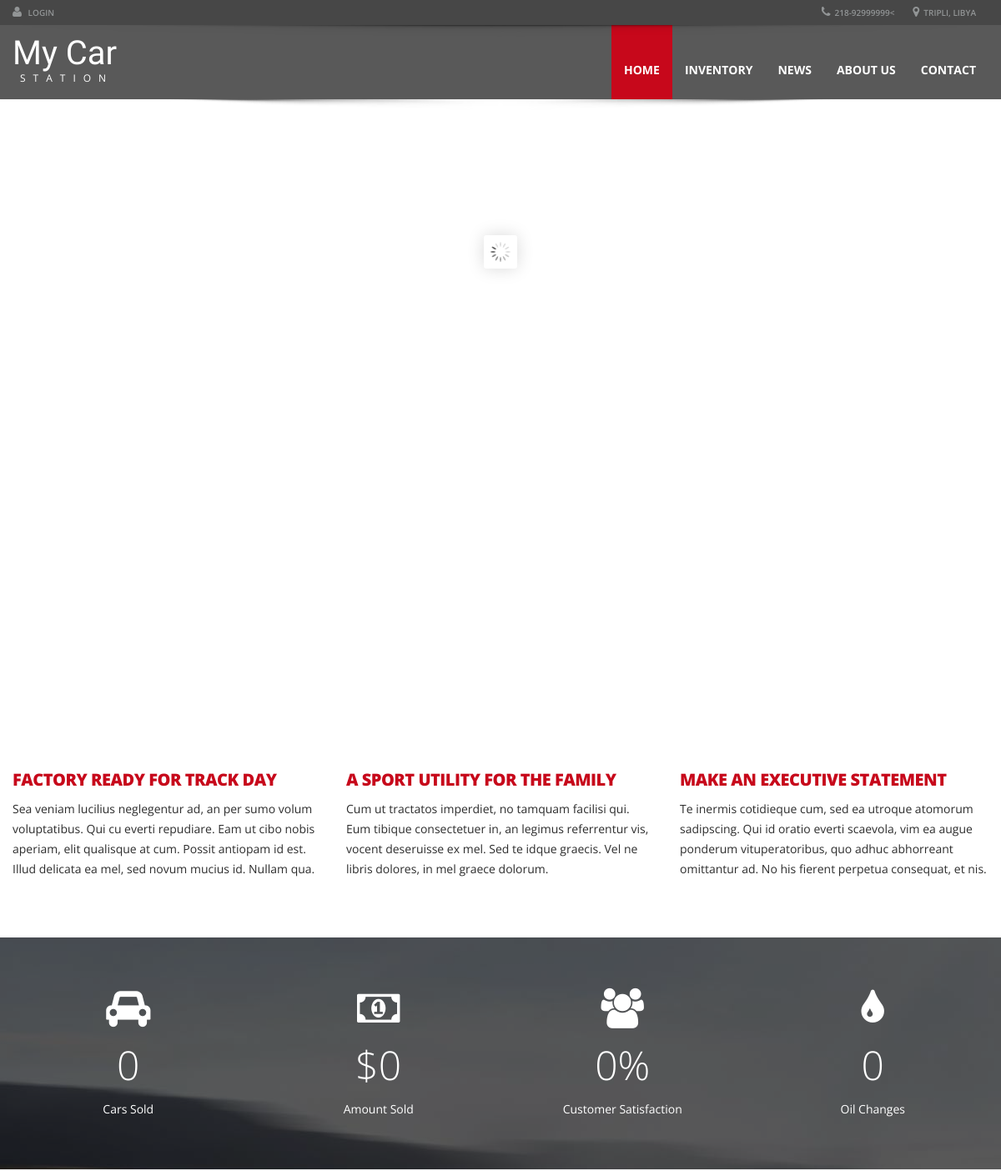
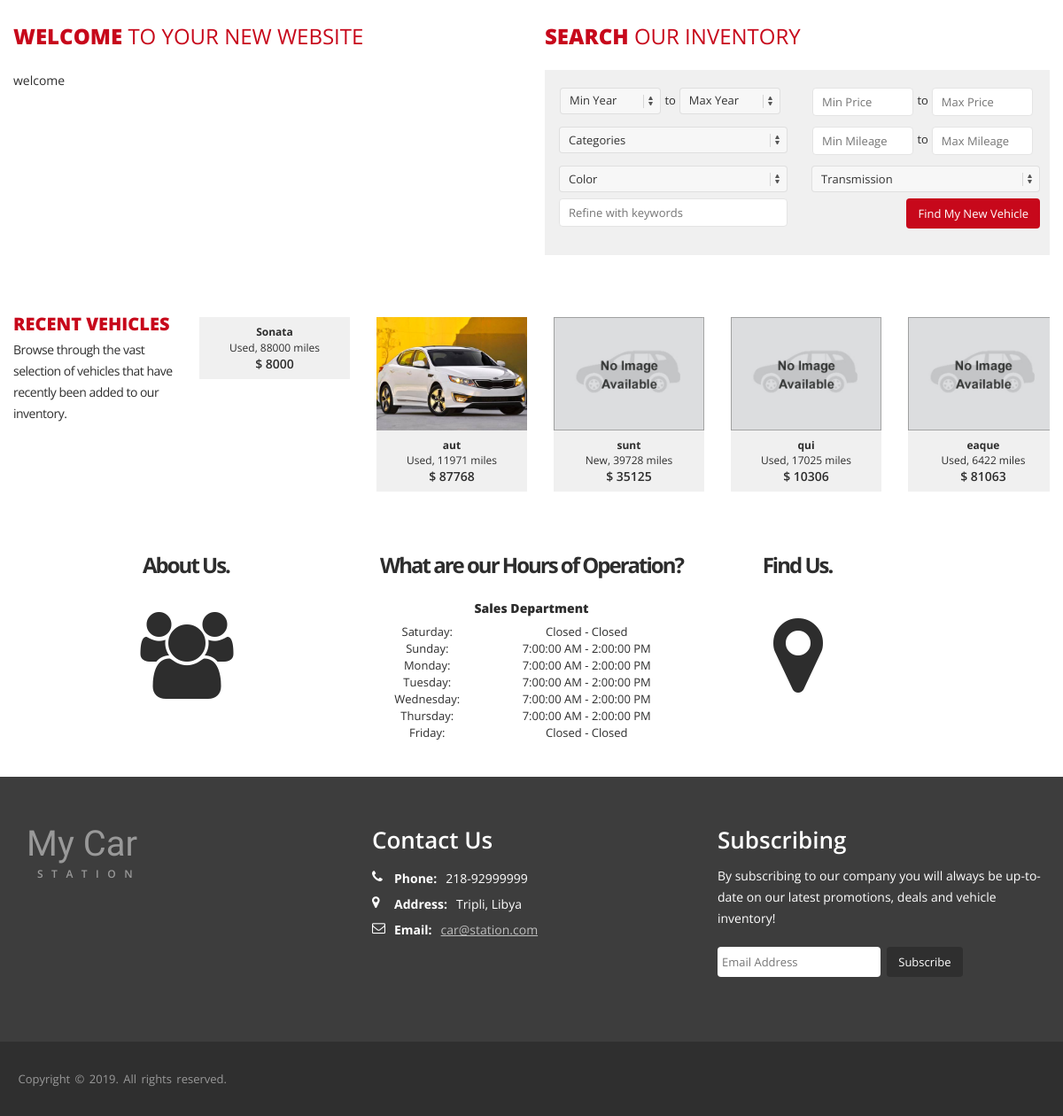
Before: / with the older database file (2 pictures, top to bottom).
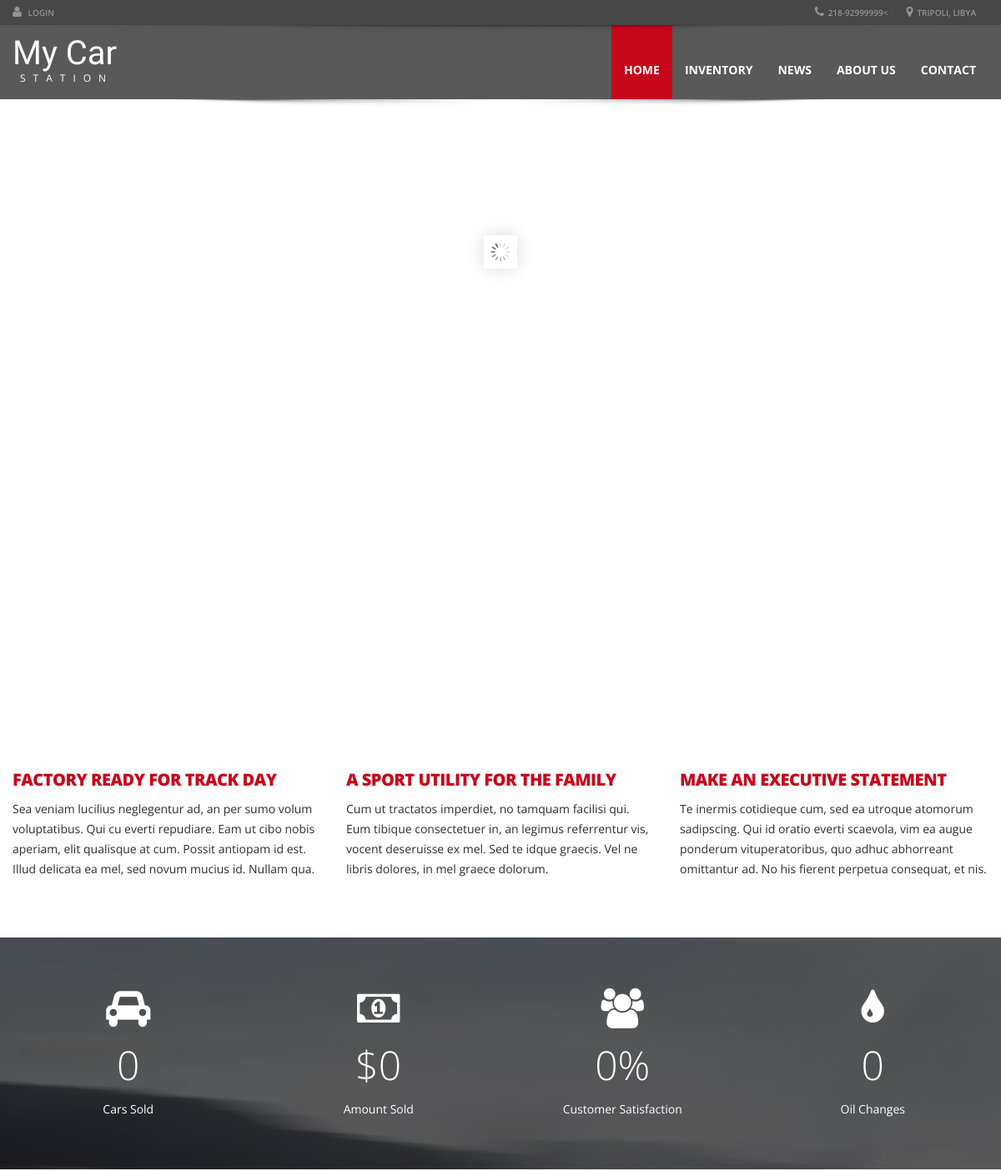
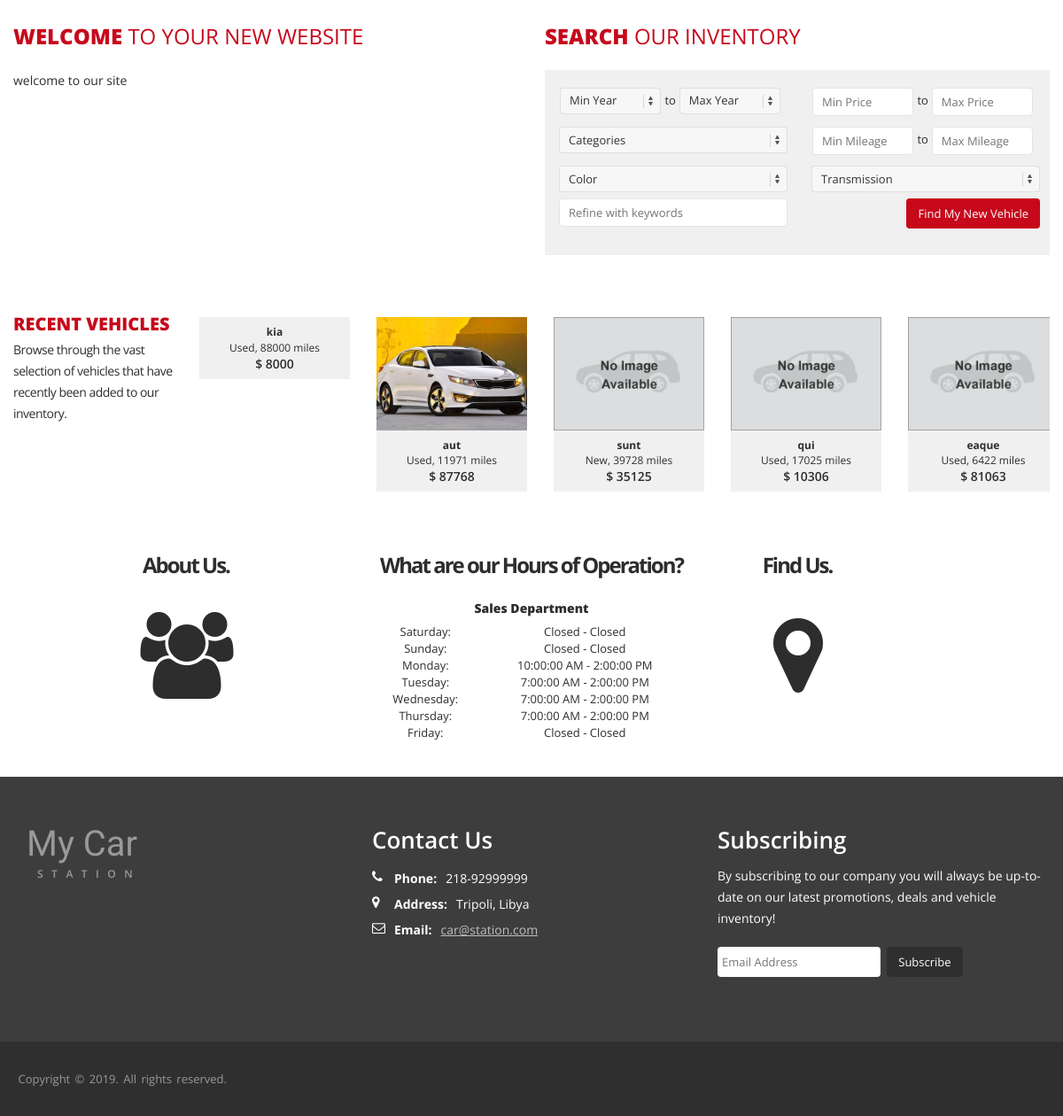
After: the same page with the newer database file (2 pictures, top to bottom).
### tables this page shows
CREATE TABLE `webside_info` (
  `id` int(11) NOT NULL,
  `welcome_dec` text NOT NULL,
  `about_us` text NOT NULL,
  `email` varchar(250) NOT NULL,
  `phone` varchar(50) NOT NULL,
  `address` varchar(250) NOT NULL,
  `map_loc` varchar(250) NOT NULL
);

CREATE TABLE `statistics` (
  `id` int(11) NOT NULL,
  `name` varchar(250) NOT NULL,
  `num` int(50) NOT NULL
);

CREATE TABLE `car` (
  `car_id` int(11) NOT NULL,
  `car_name` varchar(250) NOT NULL,
  `model` int(4) NOT NULL,
  `color` varchar(50) NOT NULL,
  `milage` int(11) NOT NULL,
  `engine` int(2) NOT NULL,
  `doors` int(1) NOT NULL,
  `category_id` int(11) NOT NULL,
  `condition` varchar(20) NOT NULL,
  `passengers` int(50) NOT NULL,
  `price` int(11) NOT NULL,
  `transmission` varchar(250) NOT NULL,
  `overview` text NOT NULL,
  `options` text NOT NULL,
  `is_visible` int(11) NOT NULL
);

CREATE TABLE `work_time` (
  `id` int(11) NOT NULL,
  `day` varchar(20) NOT NULL,
  `start_h` varchar(50) NOT NULL,
  `close_h` varchar(50) NOT NULL
);

### admin/Classes/Car.php (called while the page is built, shortened)
<?php
  include "DB_Connect.php";
  class Car {
    private
    $_id,
    $_name,
    $_model,
    $_color,
    $_milage,
    $_engine,
    $_doors,
    $_category_id,
    $_category_name,
    $_condition,
    $_passengers,
    $_price,
    $_transmission,
    $_overview,
    $_options;
    public function __construct($id) {
      $this->_id = $id;
      global $con;
      $query = "SELECT * FROM car INNER JOIN categories ON category_id = categories.id WHERE car_id = :id";
      $stmt = $con->prepare($query);
      $stmt->bindParam(":id", $id);
      $stmt->execute();
      if( $stmt->rowCount() > 0 ) {
        $result = $stmt->fetch();
      } else {
        $this->_name = 'not found';
      }
    }
    public function getImages() {
      global $con;
      $images = array();
      $query = "SELECT * FROM cars_image WHERE car_id = :car_id";
      $stmt = $con->prepare($query);
      $stmt->bindParam(":car_id", $this->_id);
      $stmt->execute();
      if( $stmt->rowCount() > 0 ) {
          $result = $stmt->fetchAll();
          foreach ($result as $row) {
            $images[] = $row['img'];
          }
      } else {
        $images[] = 'car-defualt.jpg';
      }
      return $images;
    }
  }
?>

### index.php (the view, shortened to what the rows shown need)
<?php
    include 'admin/Classes/Slider.php';
    include 'admin/Classes/Car.php';
?>
<!doctype html>
<html lang="en">
<head>
<link href="css/bootstrap.min.css" rel="stylesheet">
<link href="css/font-awesome.min.css" rel="stylesheet" type="text/css" media="all">
<link rel="stylesheet" href="css/flexslider.css" type="text/css" media="screen" />
<link rel="stylesheet" href="css/jquery.bxslider.css" type="text/css" media="screen" />
<link href="css/jquery.fancybox.css" rel="stylesheet">
<link href="css/jquery.selectbox.css" rel="stylesheet">
<link href="css/style.css" rel="stylesheet">
<link href="css/mobile.css" rel="stylesheet">
<link rel="stylesheet" type="text/css" href="css/settings.css" media="screen" />
<link href="css/animate.min.css" rel="stylesheet">
<link href="css/ts.css" type="text/css" rel="stylesheet">
<link href="css/sweetalert.css" type="text/css" rel="stylesheet">
</head>
<body>
<?php
include("nav.php");
?>
<section class="content">
    <div class="container">
        <div class="inner-page homepage margin-bottom-none">
            <div class="row parallax_parent margin-top-30">
                <div class="parallax_scroll clearfix" data-velocity="-.5" data-offset="-300" data-no-repeat="true" data-image="images/parallax2.jpg">
                    <div class="overlay">
                        <div class="container">
                            <div class="row">
                                <div class="col-lg-3 col-md-3 col-sm-6 col-xs-12 padding-left-none margin-vertical-60">
                                    <i class="fa fa-car"></i>
                                    <?php
                                      $query = "SELECT * FROM statistics WHERE id = 1;";
                                      $stmt = $con->prepare($query);
                                      $stmt->execute();
                                      $result = $stmt->fetch();
                                    ?>
                                    <span class="animate_number margin-vertical-15">
                                    </span>
                                    <?php echo $result['name']; ?>
                                </div>
                                <div class="col-lg-3 col-md-3 col-sm-6 col-xs-12 margin-vertical-60">
                                    <i class="fa fa-money"></i>
                                    <?php
                                      $query = "SELECT * FROM statistics WHERE id = 2;";
                                      $stmt = $con->prepare($query);
                                      $stmt->execute();
                                      $result = $stmt->fetch();
                                    ?>
                                    <span class="animate_number margin-vertical-15">
                                    </span>
                                    <?php echo $result['name']; ?>
                                </div>
                                <div class="col-lg-3 col-md-3 col-sm-6 col-xs-12 margin-vertical-60">
                                    <i class="fa fa-users"></i>
                                    <?php
                                      $query = "SELECT * FROM statistics WHERE id = 3;";
                                      $stmt = $con->prepare($query);
                                      $stmt->execute();
                                      $result = $stmt->fetch();
                                    ?>
                                    <span class="animate_number margin-vertical-15">
                                    </span>
                                    <?php echo $result['name']; ?>
                                </div>
                                <div class="col-lg-3 col-md-3 col-sm-6 col-xs-12 padding-right-none margin-vertical-60">
                                    <i class="fa fa-tint"></i>
                                    <?php
                                      $query = "SELECT * FROM statistics WHERE id = 4;";
                                      $stmt = $con->prepare($query);
                                      $stmt->execute();
                                      $result = $stmt->fetch();
                                    ?>
                                    <span class="animate_number margin-vertical-15">
                                    </span>
                                    <?php echo $result['name']; ?>
                                </div>
                            </div>
                        </div>
                    </div>
                </div>
            </div>
            <?php
              $query = "SELECT * FROM webside_info WHERE id = 1;";
              $stmt = $con->prepare($query);
              $stmt->execute();
              $website_info = $stmt->fetch();
            ?>
            <section class="welcome-wrap padding-top-30 sm-horizontal-15">
                <div class="row">
                    <div class="col-lg-6 col-md-6 col-sm-12 col-xs-12 welcome padding-left-none padding-bottom-40 scroll_effect fadeInUp">
                        <h4 class="margin-bottom-25 margin-top-none"><strong>WELCOME</strong> TO YOUR NEW WEBSITE</h4>
                        <p><?php echo $website_info['welcome_dec']; ?></p>
                    </div>
                </div>
                <div class="recent-vehicles-wrap margin-top-30 sm-padding-left-none padding-bottom-40">
                    <div class="row">
                        <div class="col-md-10 col-sm-8 padding-right-none xs-padding-left-none">
                            <div class="carasouel-slider3">
                              <?php
                                $query = "SELECT * FROM car ORDER BY car_id DESC LIMIT 5";
                                $stmt = $con->prepare($query);
                                $stmt->execute();
                                $latest_cars = $stmt->fetchAll();
                                foreach($latest_cars as $car) {
                                  $theCar = new car($car['car_id']);
                                  $images = $theCar->getImages();
                                  ?>
                                  <div class="slide">
                                      <div class="car-block">
                                          <div class="img-flex"> <img src="admin/images/car-images/<?php echo $images[0]; ?>" alt="" class="img-responsive"> </div>
                                          <div class="car-block-bottom">
                                              <h6><strong><?php echo $car['car_name']; ?></strong></h6>
                                              <h6><?php echo $car['condition']; ?>, <?php echo $car['milage']; ?> miles</h6>
                                              <h5>$ <?php echo $car['price']; ?></h5>
                                          </div>
                                      </div>
                                  </div>
                                <?php
                                }
                              ?>
                            </div>
                        </div>
                    </div>
                </div>
                <div class="car-rate-block clearfix margin-top-30 padding-bottom-40">
                    <div class="col-lg-4 col-md-4 col-sm-12 col-xs-12 padding-left-none padding-right-none hours_operation">
                        <div class="small-block clearfix">
                            <div class="row">
                                <div class="col-xs-12 xs-margin-bottom-40 sm-margin-bottom-none scroll_effect bounceInUp" data-wow-delay=".4s">
                                    <table class="table table-bordered text-centered no-border font-13px margin-bottom-none" style="text-align: center;">
                                        <thead>
                                            <tr>
                                                <td colspan="2"><strong>Sales Department</strong></td>
                                            </tr>
                                        </thead>
                                        <tbody>
                                          <?php
                                          $query = "SELECT * FROM `work_time` ";
                                          $stmt = $con->prepare($query);
                                          $stmt->execute();
                                          $work_times = $stmt->fetchAll();
                                          foreach($work_times as $time) { ?>
                                            <tr>
                                              <td><?php echo $time['day'] ?>:</td>
                                              <td><?php echo $time['start_h'] . " - " .	$time['close_h']; ?></td>
                                            </tr>
                                          <?php
                                          }
                                          ?>
                                        </tbody>
                                    </table>
                                </div>
                            </div>
                        </div>
                    </div>
                </div>
            </section>
        </div>
    </div>
</section>
<?php
include("Footer.php");
?>
</body>
</html>

### nav.php (shortened to what the rows shown need)
<?php
  $query = "SELECT * FROM webside_info";
  $stmt = $con->prepare($query);
  $stmt->execute();
  $website_info = $stmt->fetch();
?>
<header  data-spy="affix" data-offset-top="1" class="clearfix">
    <section class="toolbar">
        <div class="container">
            <div class="row">
                <div class="col-lg-6 ">
                    <ul class="right-none pull-right company_info">
                        <li><a href="<?php echo "tel:".$website_info['phone']; ?>"><i class="fa fa-phone"></i><?php echo $website_info['phone']; ?><</a></li>
                        <li class="address"><a href="contact.php"><i class="fa fa-map-marker"></i><?php echo $website_info['address']; ?></a></li>
                    </ul>
                </div>
            </div>
        </div>
    </section>
</header>

### footer.php (shortened to what the rows shown need)
<footer class="design_2">
    <div class="container">
        <div class="row">
            <div class="col-md-4 col-xs-12 logo-footer margin-bottom-20 md-margin-bottom-20 sm-margin-bottom-10 xs-margin-bottom-20">
                <a href="#" style="text-decoration: none">
                <h1>My Car</h1>
                <span>Station</span></a>
            </div>
            <div class="col-md-4 col-xs-12">
                <div class="footer-contact">
                    <ul>
                        <li><strong><i class="fa fa-phone"></i>Phone:</strong><span><?php echo $website_info['phone']; ?></span></li>
                        <li><strong><i class="fa fa-map-marker"></i>Address:</strong><?php echo $website_info['address']; ?></li>
                        <li><strong><i class="fa fa-envelope-o"></i>Email:</strong><span><a href="#"><?php echo $website_info['email']; ?></a></span></li>
                    </ul>
                </div>
            </div>
        </div>
    </div>
</footer>

Changed rows visible on the page:
changed webside_info "car@station.com": address "TRIPLI, LIBYA" → "TRIPOLI, LIBYA"; welcome_dec "welcome" → "welcome to our site"; address "Tripli, Libya" → "Tripoli, Libya"
changed car: car_name "Sonata" → "kia"
changed work_time "Sunday": start_h "7:00:00 AM" → "Closed"; close_h "2:00:00 PM" → "Closed"
changed work_time "Monday": start_h "7:00:00 AM" → "10:00:00 AM"
